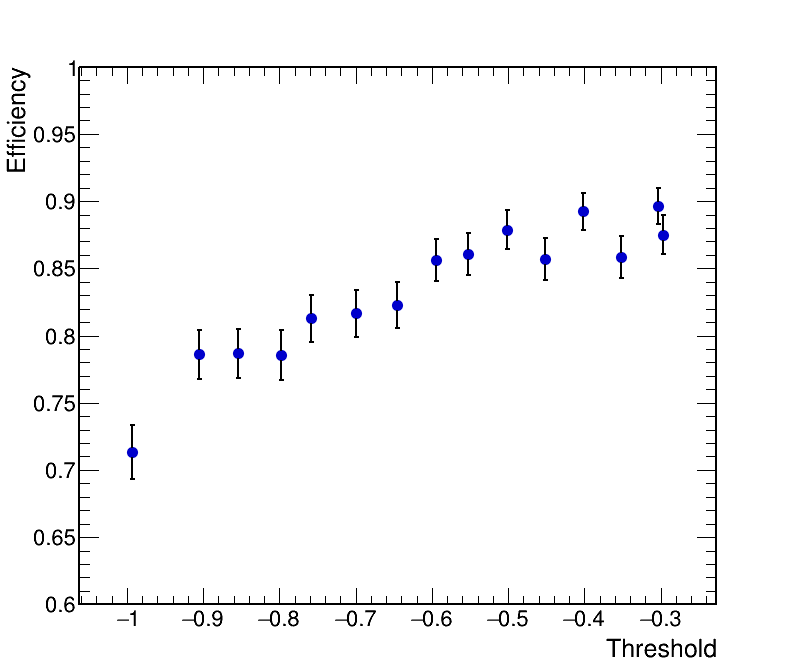

This chart was generated by the following Python code:
import ROOT
from array import array

threshold = array('d', [-0.993,-0.906,-0.854,-0.798,-0.759,-0.699,-0.646,-0.595,-0.552,-0.502,-0.451,-0.402,-0.352,-0.303,-0.297]) #write the different thresholds here

efficiency = array('d', [0.7134,0.7860,0.7869,0.7856,0.8127,0.8164,0.8224,0.8563,0.8606,0.8787,0.8566,0.8924,0.8586,0.8964,0.8750]) #write efficiency values

efficiency_error = array('d', [0.0202,0.0183,0.0183,0.0184,0.0174,0.0173,0.0171,0.0157,0.0155,0.0146,0.0156,0.0138,0.0156,0.0136,0.0147]) #Write the efficiency errors

threshold_error = array('d', [0.0] * len(threshold))
ROOT.gStyle.SetOptStat(0)

canvas = ROOT.TCanvas("canvas","Efficiency vs Threshold", 800,700)

canvas.SetTicks(1,1)
canvas.SetFrameLineWidth(2)

canvas.SetTicks(1, 1)
graph = ROOT.TGraphErrors(len(threshold),threshold,efficiency,threshold_error,efficiency_error)

graph.SetTitle("")

graph.SetMarkerStyle(20)
graph.SetMarkerSize(1.3)
graph.SetMarkerColor(ROOT.kBlue + 1)

graph.SetLineColor(ROOT.kBlack)
graph.SetLineWidth(2)

graph.GetXaxis().SetTitle("Threshold")
graph.GetYaxis().SetTitle("Efficiency")

graph.GetXaxis().SetTitleSize(0.04)
graph.GetYaxis().SetTitleSize(0.04)
graph.GetYaxis().SetTitleOffset(1.2)

graph.GetYaxis().SetRangeUser(0.6, 1.0)

graph.Draw("AP")
canvas.SaveAs("beforeAug24_efficiency_vs_threshold.png")
